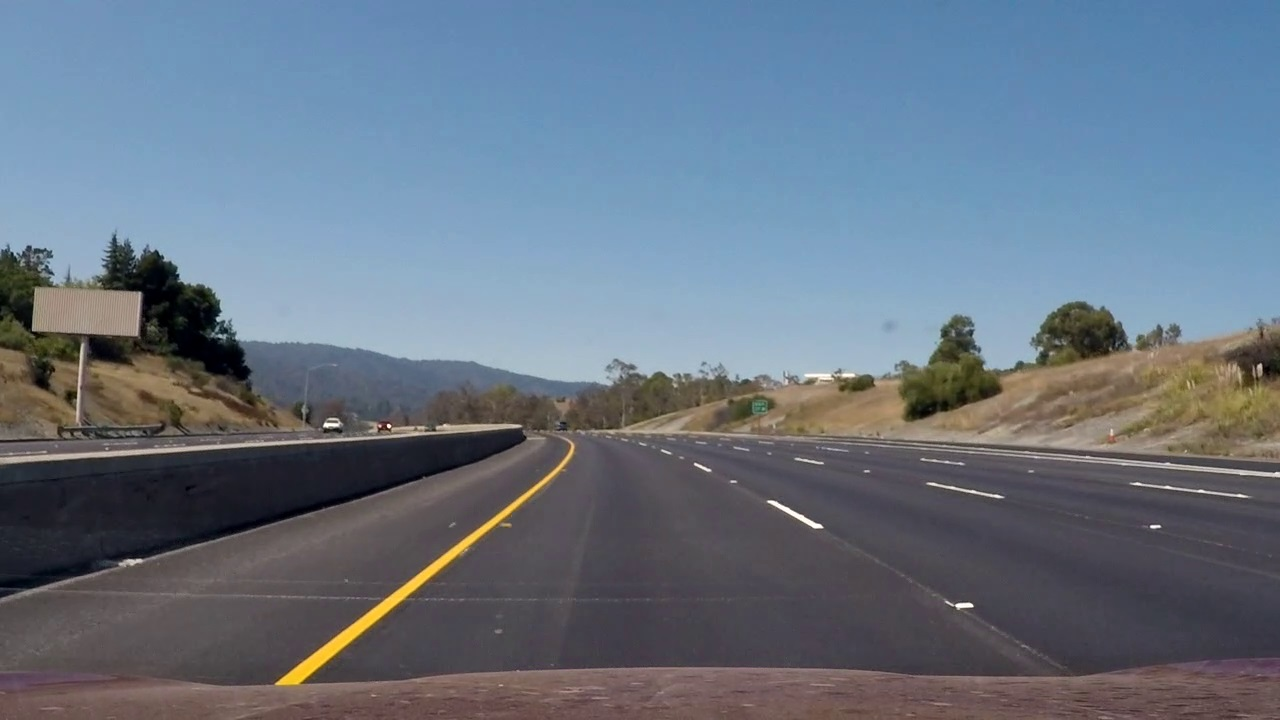
#> input picture test_image.jpg, 1280 x 720 px
$ jupyter execute 'Finding Lanes.ipynb'   (Python 2 division)   (older library calls are emulated)
#> lines starting #> are read from the running program, lines starting #| are printed output that depends on the picture; after the words box and inside, x2 and y2 are one past the last pixel; in counts of white or black regions, pixels touching at a corner belong together
[cell 1]
import numpy as np
import cv2
import matplotlib.pyplot as plt
import matplotlib.image as mpimg

[cell 2]
# Read in an image
image = mpimg.imread('test_image.jpg')
#> image is the input picture: shape (720, 1280, 3); mean R, G, B 103.6, 116.2, 131
plt.imshow(image)
plt.show()

[cell 3]
def abs_sobel_thresh(img, orient='x', sobel_kernel=3, thresh=(0, 255)):

    gray = cv2.cvtColor(img, cv2.COLOR_RGB2GRAY)  # 1) Convert to grayscale

    # Take the derivative in x
    sobel = cv2.Sobel(gray, cv2.CV_64F, 1, 0)

    # Take the absolute value of the derivative or gradient
    abs_sobel = np.absolute(sobel)

    # Scale to 8-bit (0 - 255) then convert to type = np.uint8
    scaled_sobel = np.uint8(255*abs_sobel/np.max(abs_sobel))

    # Create a mask of 1's where the scaled gradient magnitude is > thresh_min and < thresh_max
    grad_binary = np.zeros_like(scaled_sobel)
    grad_binary[(scaled_sobel >= thresh[0]) & (scaled_sobel <= thresh[1])] = 1

    return grad_binary

[cell 4]
def color_threshold(img, thresh=(0, 255)):

    hls = cv2.cvtColor(img, cv2.COLOR_RGB2HLS)

    s_channel = hls[:,:,2]

    color_binary = np.zeros_like(s_channel)
    color_binary[(s_channel >= thresh[0]) & (s_channel <= thresh[1])] = 1
    return color_binary

[cell 5]
gradex = abs_sobel_thresh(image, orient='x', sobel_kernel=9, thresh=(20, 100))
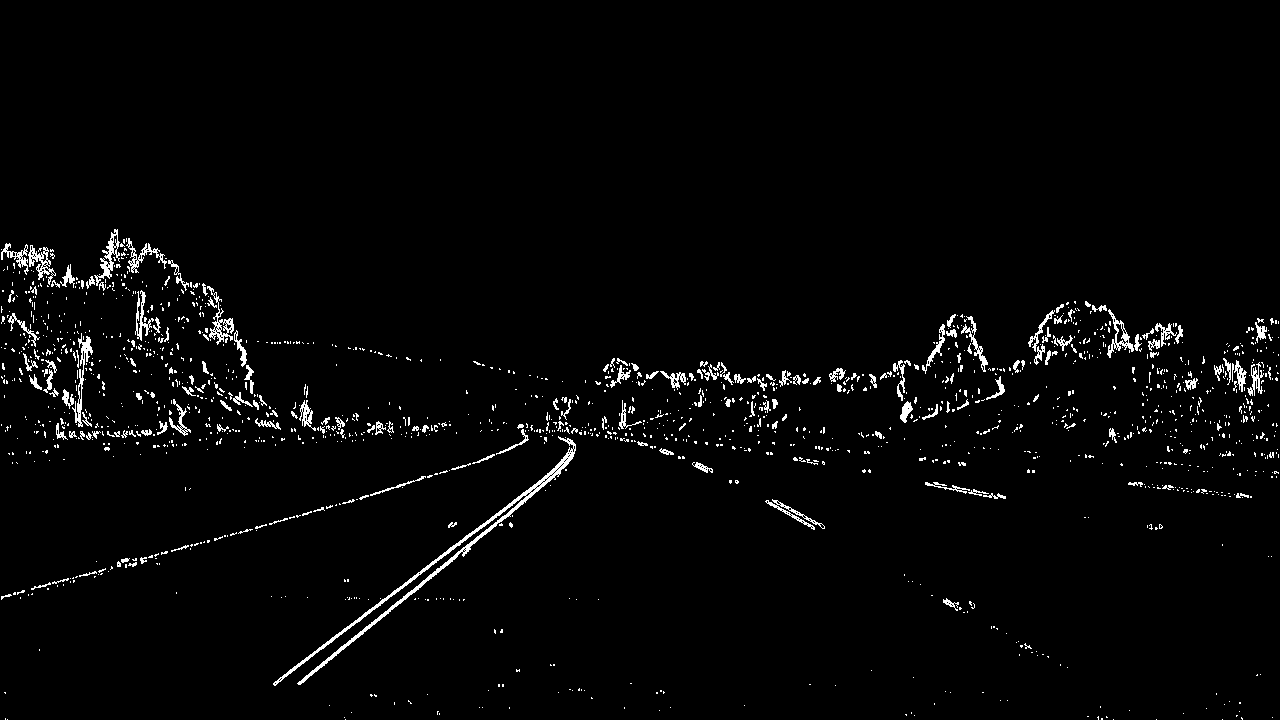
#> gradex: shape (720, 1280); values 0 (black) and 1 (white), 2.4% white in thin lines or dots, all inside (x1, y1, x2, y2) = (1, 229, 1279, 720)
channel_binary = color_threshold(image, thresh=(90, 255))
#> in color_threshold, `hls = cv2.cvtColor(img, cv2.COLOR_RGB2HLS)`: hls: shape (720, 1280, 3); mean of channels 0, 1, 2 95.3, 117, 57.3
#> in color_threshold, `s_channel = hls[:,:,2]`:
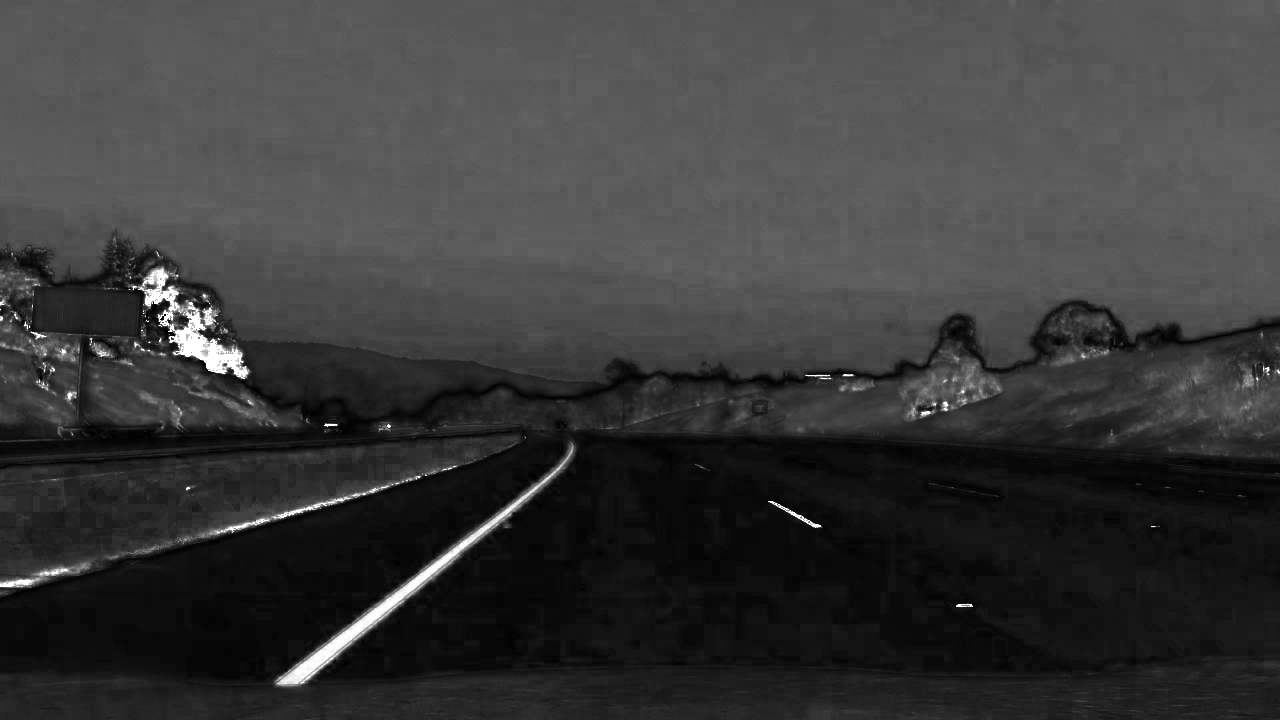
#> s_channel: shape (720, 1280); min 0, max 255, mean 57.3
#> channel_binary: shape (720, 1280); values 0 (black) and 1 (white), 22.1% white; 585 white regions (445 under 20 px), largest, box (x1, y1, x2, y2) and area: (0, 0, 1280, 304) 173963, (275, 443, 574, 687) 4946, (128, 266, 250, 379) 3959
combined = np.zeros_like(channel_binary)
combined[(gradex == 1) | (channel_binary == 1)] = 1

f, (ax1, ax2, ax3) = plt.subplots(1, 3, figsize=(20, 7))
f.tight_layout()
ax1.imshow(gradex, cmap='gray')
ax1.set_title('Grade X', fontsize=15)
ax2.imshow(channel_binary, cmap='gray')
ax2.set_title('S Channel Binary', fontsize=15)
ax3.imshow(combined, cmap='gray')
# [4 lines of commented-out code are left out]
ax3.plot(320, combined.shape[0], '*')
ax3.plot(320, 0, '*')
ax3.plot(960, 0, '*')
ax3.plot(960, combined.shape[0], '*')
ax3.set_title('Both Combined', fontsize=15)
plt.show()

[cell 6]
# Perspective Transform
src = np.float32([[180, combined.shape[0]], [575, 460],
                      [705, 460], [1150, combined.shape[0]]])
dst = np.float32([[320, combined.shape[0]], [320, 0],
                      [960, 0], [960, combined.shape[0]]])
#dst = np.float32([[100,680],[150,200],[620,200],[1120,680]])
M = cv2.getPerspectiveTransform(src, dst)
Minv = cv2.getPerspectiveTransform(dst, src)
binary_warped = cv2.warpPerspective(combined, M, (combined.shape[1], combined.shape[0]), flags=cv2.INTER_LINEAR)
plt.imshow(binary_warped, cmap='gray')
plt.show()

[cell 7]
histogram = np.sum(binary_warped[binary_warped.shape[0]/2:,:], axis=0)
print(histogram.shape)
plt.plot(histogram)
plt.show()
#> figure, not shown here; curve peaks at x = 346, y = 342

[cell 8]
# Create an output image to draw on and  visualize the result
out_img = np.dstack((binary_warped, binary_warped, binary_warped))*255 # binary_wraped shape - (720, 1280)

# Find the peak of the left and right halves of the histogram
# These will be the starting point for the left and right lines

midpoint = np.int(histogram.shape[0]/2)  # 640

leftx_base = np.argmax(histogram[:midpoint])  # 346 Index

rightx_base = np.argmax(histogram[midpoint:]) + midpoint  # 956 Index

# Choose the number of sliding windows
nwindows = 9
# Set height of windows
window_height = np.int(binary_warped.shape[0]/nwindows)  # 720/9 = 80
# Identify the x and y positions of all nonzero pixels in the image
nonzero = binary_warped.nonzero()
nonzeroy = np.array(nonzero[0])
nonzerox = np.array(nonzero[1])

# Current positions to be updated for each window
leftx_current = leftx_base
rightx_current = rightx_base
# Set the width of the windows +/- margin
margin = 100
# Set minimum number of pixels found to recenter window
minpix = 50
# Create empty lists to receive left and right lane pixel indices
left_lane_inds = []
right_lane_inds = []

for window in range(nwindows):  # [0, 1, 2, .... , 8]
    # Identify window boundaries in x and y (and right and left)
    win_y_low = binary_warped.shape[0] - (window+1)*window_height  # 720 - (1)*80 = 640
    win_y_high = binary_warped.shape[0] - window*window_height  # 720 - 0 = 720
    win_xleft_low = leftx_current - margin  # 346 - 100 = 246 Index
    win_xleft_high = leftx_current + margin  # 346 + 100 = 446 Index
    win_xright_low = rightx_current - margin  # 956 - 100 = 856 Index
    win_xright_high = rightx_current + margin  # 956 + 100 = 1056 Index
    # Draw the windows on the visualization image
    cv2.rectangle(out_img,(win_xleft_low,win_y_low),(win_xleft_high,win_y_high),(0,255,0), 2)  #(246, 640), (446, 720)
    cv2.rectangle(out_img,(win_xright_low,win_y_low),(win_xright_high,win_y_high),(0,255,0), 2)

    # Identify the nonzero pixels in x and y within the window
    good_left_inds = ((nonzeroy >= win_y_low) & (nonzeroy < win_y_high) & (nonzerox >= win_xleft_low) & (nonzerox < win_xleft_high)).nonzero()[0]
    good_right_inds = ((nonzeroy >= win_y_low) & (nonzeroy < win_y_high) & (nonzerox >= win_xright_low) & (nonzerox < win_xright_high)).nonzero()[0]

    # Append these indices to the lists
    left_lane_inds.append(good_left_inds)
    right_lane_inds.append(good_right_inds)
    # If you found > minpix pixels, recenter next window on their mean position
    if len(good_left_inds) > minpix:  # 1754 > 50
        leftx_current = np.int(np.mean(nonzerox[good_left_inds]))

    if len(good_right_inds) > minpix:
        rightx_current = np.int(np.mean(nonzerox[good_right_inds]))

# Concatenate the arrays of indices
left_lane_inds = np.concatenate(left_lane_inds)
right_lane_inds = np.concatenate(right_lane_inds)

# Extract left and right line pixel positions
leftx = nonzerox[left_lane_inds]
lefty = nonzeroy[left_lane_inds]
rightx = nonzerox[right_lane_inds]
righty = nonzeroy[right_lane_inds]

# Fit a second order polynomial to each
left_fit = np.polyfit(lefty, leftx, 2)
#> left_fit = [-0.000115, 0.192, 275.8]
right_fit = np.polyfit(righty, rightx, 2)
#> right_fit = [-3.16e-05, 0.169, 879.7]

[cell 9]
# Generate x and y values for plotting
ploty = np.linspace(0, binary_warped.shape[0]-1, binary_warped.shape[0] )
left_fitx = left_fit[0]*ploty**2 + left_fit[1]*ploty + left_fit[2]
#> left_fitx = 720 values from 275.8 to 354.5
right_fitx = right_fit[0]*ploty**2 + right_fit[1]*ploty + right_fit[2]
#> right_fitx = 720 values from 879.7 to 984.8

out_img[nonzeroy[left_lane_inds], nonzerox[left_lane_inds]] = [255, 0, 0]
out_img[nonzeroy[right_lane_inds], nonzerox[right_lane_inds]] = [0, 0, 255]
plt.imshow(out_img)
plt.plot(left_fitx, ploty, color='yellow')
plt.plot(right_fitx, ploty, color='yellow')
plt.xlim(0, 1280)
plt.ylim(720, 0)
plt.show()

[cell 10]
# Assume you now have a new warped binary image
# from the next frame of video (also called "binary_warped")
# It's now much easier to find line pixels!
nonzero = binary_warped.nonzero()
nonzeroy = np.array(nonzero[0])
nonzerox = np.array(nonzero[1])
margin = 100
left_lane_inds = ((nonzerox > (left_fit[0]*(nonzeroy**2) + left_fit[1]*nonzeroy + left_fit[2] - margin)) & (nonzerox < (left_fit[0]*(nonzeroy**2) + left_fit[1]*nonzeroy + left_fit[2] + margin)))
right_lane_inds = ((nonzerox > (right_fit[0]*(nonzeroy**2) + right_fit[1]*nonzeroy + right_fit[2] - margin)) & (nonzerox < (right_fit[0]*(nonzeroy**2) + right_fit[1]*nonzeroy + right_fit[2] + margin)))

# Again, extract left and right line pixel positions
leftx = nonzerox[left_lane_inds]
lefty = nonzeroy[left_lane_inds]
rightx = nonzerox[right_lane_inds]
righty = nonzeroy[right_lane_inds]
#> righty = 10354 values from 30 to 719
# Fit a second order polynomial to each
left_fit = np.polyfit(lefty, leftx, 2)
right_fit = np.polyfit(righty, rightx, 2)
# Generate x and y values for plotting
ploty = np.linspace(0, binary_warped.shape[0]-1, binary_warped.shape[0] )
left_fitx = left_fit[0]*ploty**2 + left_fit[1]*ploty + left_fit[2]
right_fitx = right_fit[0]*ploty**2 + right_fit[1]*ploty + right_fit[2]

[cell 11]
# Create an image to draw on and an image to show the selection window
out_img = np.dstack((binary_warped, binary_warped, binary_warped))*255
window_img = np.zeros_like(out_img)
# Color in left and right line pixels
out_img[nonzeroy[left_lane_inds], nonzerox[left_lane_inds]] = [255, 0, 0]
out_img[nonzeroy[right_lane_inds], nonzerox[right_lane_inds]] = [0, 0, 255]

# Generate a polygon to illustrate the search window area
# And recast the x and y points into usable format for cv2.fillPoly()
left_line_window1 = np.array([np.transpose(np.vstack([left_fitx-margin, ploty]))])
left_line_window2 = np.array([np.flipud(np.transpose(np.vstack([left_fitx+margin, ploty])))])
left_line_pts = np.hstack((left_line_window1, left_line_window2))
right_line_window1 = np.array([np.transpose(np.vstack([right_fitx-margin, ploty]))])
right_line_window2 = np.array([np.flipud(np.transpose(np.vstack([right_fitx+margin, ploty])))])
right_line_pts = np.hstack((right_line_window1, right_line_window2))

# Draw the lane onto the warped blank image
cv2.fillPoly(window_img, np.int_([left_line_pts]), (0,255, 0))
cv2.fillPoly(window_img, np.int_([right_line_pts]), (0,255, 0))
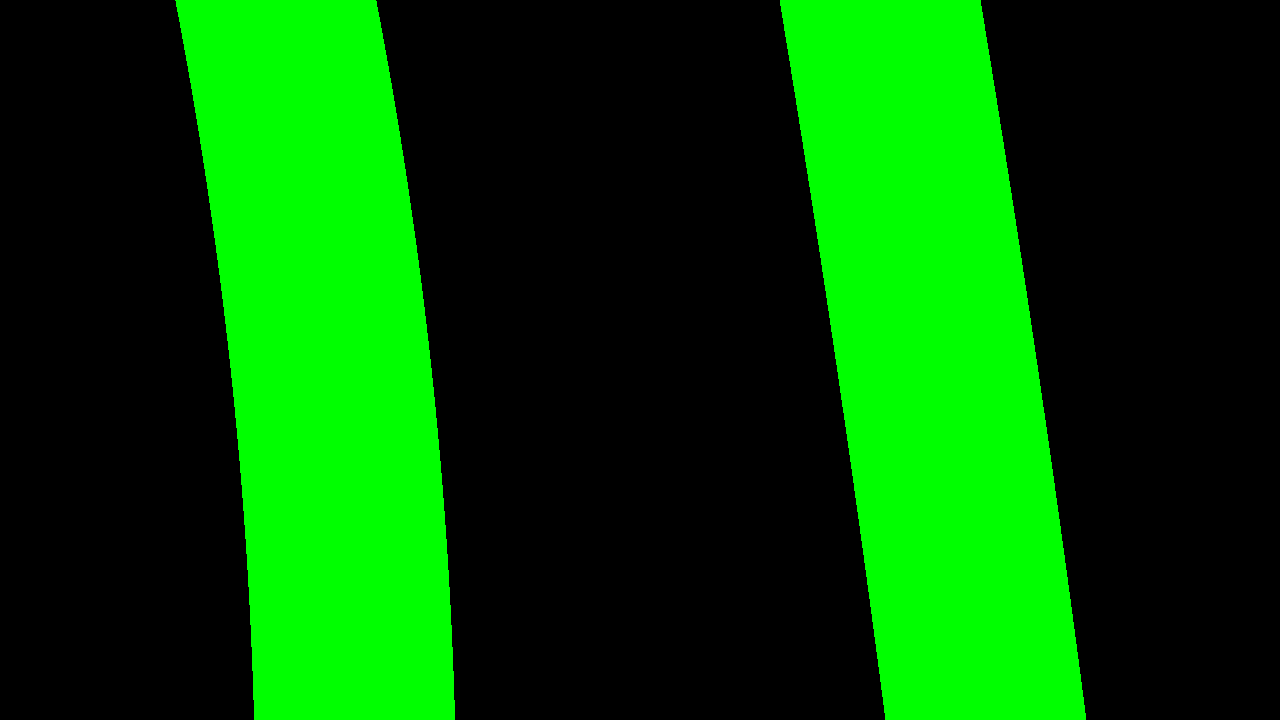
#> window_img: shape (720, 1280, 3); mean of channels 0, 1, 2 0, 80.1, 0; drawn as R, G, B
result = cv2.addWeighted(out_img, 1, window_img, 0.3, 0)
plt.imshow(result)
plt.plot(left_fitx, ploty, color='yellow')
plt.plot(right_fitx, ploty, color='yellow')
plt.xlim(0, 1280)
plt.ylim(720, 0)
plt.show()
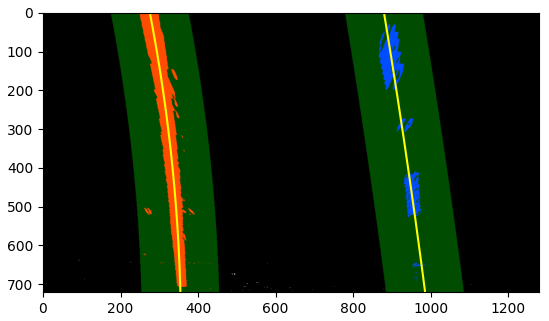
#> figure drawn by matplotlib, 1 panel

[cell 12]
# Create an image to draw the lines on
warp_zero = np.zeros_like(binary_warped).astype(np.uint8)
color_warp = np.dstack((warp_zero, warp_zero, warp_zero))

# Recast the x and y points into usable format for cv2.fillPoly()
pts_left = np.array([np.transpose(np.vstack([left_fitx, ploty]))])
pts_right = np.array([np.flipud(np.transpose(np.vstack([right_fitx, ploty])))])
pts = np.hstack((pts_left, pts_right))

# Draw the lane onto the warped blank image
cv2.fillPoly(color_warp, np.int_([pts]), (0,255, 0))

# Warp the blank back to original image space using inverse perspective matrix (Minv)
newwarp = cv2.warpPerspective(color_warp, Minv, (image.shape[1], image.shape[0]))
# Combine the result with the original image
result = cv2.addWeighted(image, 1, newwarp, 0.3, 0)
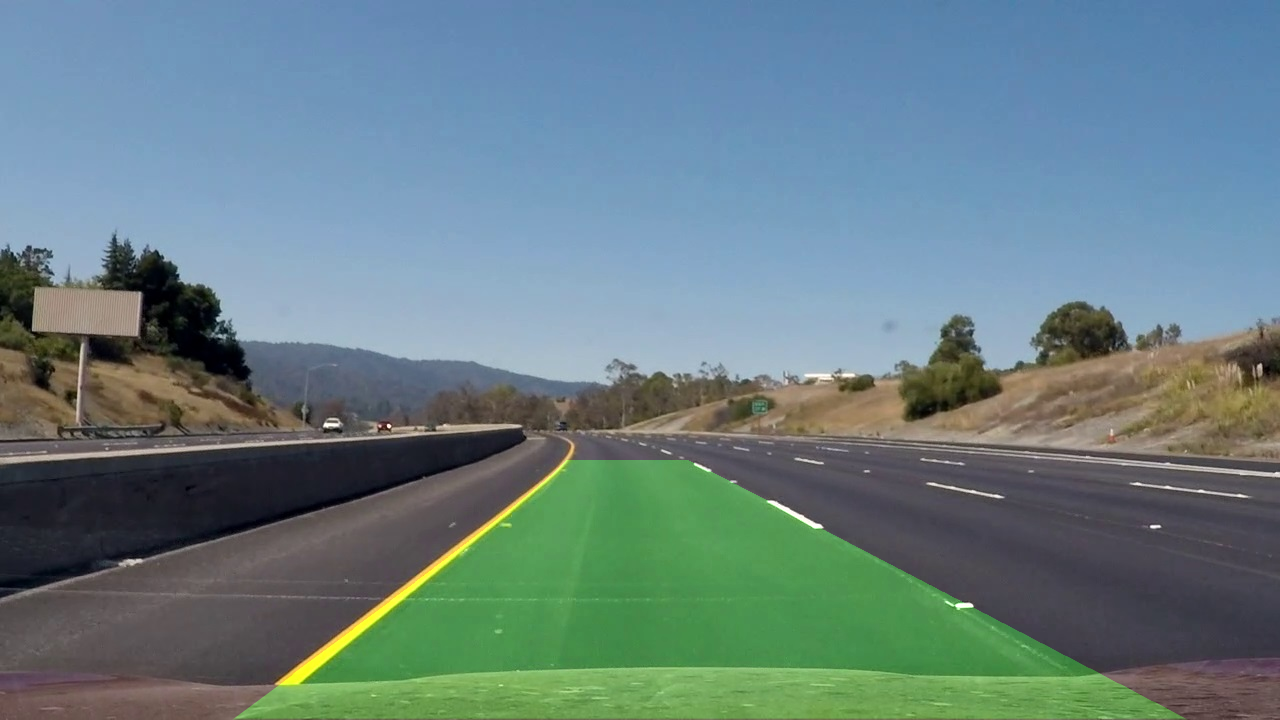
#> result: shape (720, 1280, 3); mean R, G, B 103.6, 127.7, 131
plt.imshow(result)
plt.show()
